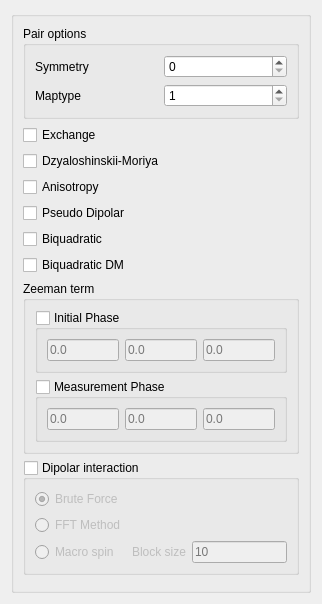
                     <widget class="QWidget" name="Hamiltonian">
                        <property name="geometry">
                           <rect>
                              <x>0</x>
                              <y>0</y>
                              <width>322</width>
                              <height>604</height>
                           </rect>
                        </property>
                        <attribute name="label">
                           <string>Hamiltonian</string>
                        </attribute>
                        <layout class="QGridLayout" name="gridLayout_11">
                           <item row="0" column="0">
                              <widget class="QGroupBox" name="InpHamBox">
                                 <property name="title">
                                    <string/>
                                 </property>
                                 <layout class="QVBoxLayout" name="verticalLayout_16">
                                    <item>
                                       <widget class="QGroupBox" name="InpPairOptBox">
                                          <property name="title">
                                             <string>Pair options</string>
                                          </property>
                                          <layout class="QGridLayout" name="gridLayout_10">
                                             <item row="1" column="0">
                                                <widget class="QLabel" name="ImpPairMaptypeLabel">
                                                   <property name="text">
                                                      <string>Maptype</string>
                                                   </property>
                                                </widget>
                                             </item>
                                             <item row="0" column="0">
                                                <widget class="QLabel" name="InpPairSymLabel">
                                                   <property name="text">
                                                      <string>Symmetry</string>
                                                   </property>
                                                </widget>
                                             </item>
                                             <item row="0" column="1">
                                                <widget class="QSpinBox" name="InpPairSym">
                                                   <property name="toolTip">
                                                      <string>Symmetry of the exchange Hamiltonian</string>
                                                   </property>
                                                   <property name="statusTip">
                                                      <string>Symmetry of the exchange Hamiltonian</string>
                                                   </property>
                                                   <property name="whatsThis">
                                                      <string>Symmetry of the exchange Hamiltonian</string>
                                                   </property>
                                                   <property name="readOnly">
                                                      <bool>false</bool>
                                                   </property>
                                                   <property name="maximum">
                                                      <number>4</number>
                                                   </property>
                                                </widget>
                                             </item>
                                             <item row="1" column="1">
                                                <widget class="QSpinBox" name="ImpPairMaptype">
                                                   <property name="toolTip">
                                                      <string>Type of mapping for the neighbour hamiltonian (1: cartesian, 2: direct)</string>
                                                   </property>
                                                   <property name="statusTip">
                                                      <string>Type of mapping for the neighbour hamiltonian (1: cartesian, 2: direct)</string>
                                                   </property>
                                                   <property name="whatsThis">
                                                      <string>Type of mapping for the neighbour hamiltonian (1: cartesian, 2: direct)</string>
                                                   </property>
                                                   <property name="readOnly">
                                                      <bool>false</bool>
                                                   </property>
                                                   <property name="minimum">
                                                      <number>1</number>
                                                   </property>
                                                   <property name="maximum">
                                                      <number>2</number>
                                                   </property>
                                                </widget>
                                             </item>
                                          </layout>
                                       </widget>
                                    </item>
                                    <item>
                                       <widget class="QCheckBox" name="InpXCCheck">
                                          <property name="toolTip">
                                             <string>Consider exchange interaction (on/off)</string>
                                          </property>
                                          <property name="statusTip">
                                             <string>Consider exchange interaction (on/off)</string>
                                          </property>
                                          <property name="whatsThis">
                                             <string>Consider exchange interaction (on/off)</string>
                                          </property>
                                          <property name="text">
                                             <string>Exchange</string>
                                          </property>
                                       </widget>
                                    </item>
                                    <item>
                                       <widget class="QCheckBox" name="InpDMCheck">
                                          <property name="toolTip">
                                             <string>Consider DM interaction (on/off)</string>
                                          </property>
                                          <property name="statusTip">
                                             <string>Consider DM interaction (on/off)</string>
                                          </property>
                                          <property name="whatsThis">
                                             <string>Consider DM interaction (on/off)</string>
                                          </property>
                                          <property name="text">
                                             <string>Dzyaloshinskii-Moriya</string>
                                          </property>
                                       </widget>
                                    </item>
                                    <item>
                                       <widget class="QCheckBox" name="InpMAECheck">
                                          <property name="toolTip">
                                             <string>Consider anisotropy (on/off)</string>
                                          </property>
                                          <property name="statusTip">
                                             <string>Consider anisotropy (on/off)</string>
                                          </property>
                                          <property name="whatsThis">
                                             <string>Consider anisotropy (on/off)</string>
                                          </property>
                                          <property name="text">
                                             <string>Anisotropy</string>
                                          </property>
                                       </widget>
                                    </item>
                                    <item>
                                       <widget class="QCheckBox" name="InpPseudoCheck">
                                          <property name="toolTip">
                                             <string>Consider pseudo-dipolar inteaction (on/off)</string>
                                          </property>
                                          <property name="statusTip">
                                             <string>Consider pseudo-dipolar inteaction (on/off)</string>
                                          </property>
                                          <property name="whatsThis">
                                             <string>Consider pseudo-dipolar inteaction (on/off)</string>
                                          </property>
                                          <property name="text">
                                             <string>Pseudo Dipolar</string>
                                          </property>
                                       </widget>
                                    </item>
                                    <item>
                                       <widget class="QCheckBox" name="InpBqCheck">
                                          <property name="toolTip">
                                             <string>Consider biquadratic inteaction (on/off)</string>
                                          </property>
                                          <property name="statusTip">
                                             <string>Consider biquadratic inteaction (on/off)</string>
                                          </property>
                                          <property name="whatsThis">
                                             <string>Consider biquadratic inteaction (on/off)</string>
                                          </property>
                                          <property name="text">
                                             <string>Biquadratic</string>
                                          </property>
                                       </widget>
                                    </item>
                                    <item>
                                       <widget class="QCheckBox" name="InpBqDMCheck">
                                          <property name="toolTip">
                                             <string>Consider biquadratic-DM inteaction (on/off)</string>
                                          </property>
                                          <property name="statusTip">
                                             <string>Consider biquadratic-DM inteaction (on/off)</string>
                                          </property>
                                          <property name="whatsThis">
                                             <string>Consider biquadratic-DM inteaction (on/off)</string>
                                          </property>
                                          <property name="text">
                                             <string>Biquadratic DM</string>
                                          </property>
                                       </widget>
                                    </item>
                                    <item>
                                       <widget class="QGroupBox" name="InpBextMainBox">
                                          <property name="title">
                                             <string>Zeeman term</string>
                                          </property>
                                          <layout class="QVBoxLayout" name="verticalLayout_15">
                                             <item>
                                                <widget class="QGroupBox" name="InpBextInitBox">
                                                   <property name="toolTip">
                                                      <string>External static magnetic field in the initial phase (on/off)</string>
                                                   </property>
                                                   <property name="statusTip">
                                                      <string>External static magnetic field in the initial phase (on/off)</string>
                                                   </property>
                                                   <property name="whatsThis">
                                                      <string>External static magnetic field in the initial phase (on/off)</string>
                                                   </property>
                                                   <property name="title">
                                                      <string>Initial Phase</string>
                                                   </property>
                                                   <property name="checkable">
                                                      <bool>true</bool>
                                                   </property>
                                                   <property name="checked">
                                                      <bool>false</bool>
                                                   </property>
                                                   <layout class="QGridLayout" name="gridLayout_9">
                                                      <item row="0" column="0">
                                                         <widget class="QLineEdit" name="InpBextInit_x">
                                                            <property name="placeholderText">
                                                               <string>0.0</string>
                                                            </property>
                                                         </widget>
                                                      </item>
                                                      <item row="0" column="1">
                                                         <widget class="QLineEdit" name="InpBextInit_y">
                                                            <property name="placeholderText">
                                                               <string>0.0</string>
                                                            </property>
                                                         </widget>
                                                      </item>
                                                      <item row="0" column="2">
                                                         <widget class="QLineEdit" name="InpBextInit_z">
                                                            <property name="placeholderText">
                                                               <string>0.0</string>
                                                            </property>
                                                         </widget>
                                                      </item>
                                                   </layout>
                                                </widget>
                                             </item>
                                             <item>
                                                <widget class="QGroupBox" name="InpBextMeasureBox">
                                                   <property name="toolTip">
                                                      <string>External static magnetic field in the measurement phase (on/off)</string>
                                                   </property>
                                                   <property name="statusTip">
                                                      <string>External static magnetic field in the measurement phase (on/off)</string>
                                                   </property>
                                                   <property name="whatsThis">
                                                      <string>External static magnetic field in the measurement phase (on/off)</string>
                                                   </property>
                                                   <property name="title">
                                                      <string>Measurement Phase</string>
                                                   </property>
                                                   <property name="checkable">
                                                      <bool>true</bool>
                                                   </property>
                                                   <property name="checked">
                                                      <bool>false</bool>
                                                   </property>
                                                   <layout class="QGridLayout" name="gridLayout_7">
                                                      <item row="0" column="0">
                                                         <widget class="QLineEdit" name="InpBextMeasure_x">
                                                            <property name="placeholderText">
                                                               <string>0.0</string>
                                                            </property>
                                                         </widget>
                                                      </item>
                                                      <item row="0" column="1">
                                                         <widget class="QLineEdit" name="InpBextMeasure_y">
                                                            <property name="placeholderText">
                                                               <string>0.0</string>
                                                            </property>
                                                         </widget>
                                                      </item>
                                                      <item row="0" column="2">
                                                         <widget class="QLineEdit" name="InpBextMeasure_z">
                                                            <property name="placeholderText">
                                                               <string>0.0</string>
                                                            </property>
                                                         </widget>
                                                      </item>
                                                   </layout>
                                                </widget>
                                             </item>
                                          </layout>
                                       </widget>
                                    </item>
                                    <item>
                                       <widget class="QGroupBox" name="InpDipBox">
                                          <property name="toolTip">
                                             <string>Consider the dipolar interaction (on/off)</string>
                                          </property>
                                          <property name="statusTip">
                                             <string>Consider the dipolar interaction (on/off)</string>
                                          </property>
                                          <property name="whatsThis">
                                             <string>Consider the dipolar interaction (on/off)</string>
                                          </property>
                                          <property name="title">
                                             <string>Dipolar interaction</string>
                                          </property>
                                          <property name="checkable">
                                             <bool>true</bool>
                                          </property>
                                          <property name="checked">
                                             <bool>false</bool>
                                          </property>
                                          <layout class="QGridLayout" name="gridLayout_5">
                                             <item row="2" column="2">
                                                <widget class="QLineEdit" name="InpDipBlockSizeLineEdit">
                                                   <property name="toolTip">
                                                      <string>Size of the macro cell considered </string>
                                                   </property>
                                                   <property name="statusTip">
                                                      <string>Size of the macro cell considered </string>
                                                   </property>
                                                   <property name="whatsThis">
                                                      <string>Size of the macro cell considered </string>
                                                   </property>
                                                   <property name="cursorPosition">
                                                      <number>0</number>
                                                   </property>
                                                   <property name="placeholderText">
                                                      <string>10</string>
                                                   </property>
                                                </widget>
                                             </item>
                                             <item row="0" column="0">
                                                <widget class="QRadioButton" name="InpDipBruteForceCheck">
                                                   <property name="toolTip">
                                                      <string>Brute force claculation of the dipole-dipole interaction for finite systems (on/off) WARNING: very slow</string>
                                                   </property>
                                                   <property name="statusTip">
                                                      <string>Brute force claculation of the dipole-dipole interaction for finite systems (on/off) WARNING: very slow</string>
                                                   </property>
                                                   <property name="whatsThis">
                                                      <string>Brute force claculation of the dipole-dipole interaction for finite systems (on/off) WARNING: very slow</string>
                                                   </property>
                                                   <property name="text">
                                                      <string>Brute Force</string>
                                                   </property>
                                                   <property name="checked">
                                                      <bool>true</bool>
                                                   </property>
                                                </widget>
                                             </item>
                                             <item row="2" column="0">
                                                <widget class="QRadioButton" name="InpDipMacroCheck">
                                                   <property name="toolTip">
                                                      <string>Macro spin approach to the dipole-dipole interaction</string>
                                                   </property>
                                                   <property name="statusTip">
                                                      <string>Macro spin approach to the dipole-dipole interaction</string>
                                                   </property>
                                                   <property name="whatsThis">
                                                      <string>Macro spin approach to the dipole-dipole interaction</string>
                                                   </property>
                                                   <property name="text">
                                                      <string>Macro spin</string>
                                                   </property>
                                                </widget>
                                             </item>
                                             <item row="2" column="1">
                                                <widget class="QLabel" name="InpDipBlockSizeLabel">
                                                   <property name="text">
                                                      <string>Block size</string>
                                                   </property>
                                                </widget>
                                             </item>
                                             <item row="1" column="0">
                                                <widget class="QRadioButton" name="InpDipFFTCheck">
                                                   <property name="toolTip">
                                                      <string>Use the convolution theorem and FFT for dipole interaction in finite systems (on/off) WARNING: requires FFT MKL or FFTW</string>
                                                   </property>
                                                   <property name="statusTip">
                                                      <string>Use the convolution theorem and FFT for dipole interaction in finite systems (on/off) WARNING: requires FFT MKL or FFTW</string>
                                                   </property>
                                                   <property name="whatsThis">
                                                      <string>Use the convolution theorem and FFT for dipole interaction in finite systems (on/off) WARNING: requires FFT MKL or FFTW</string>
                                                   </property>
                                                   <property name="text">
                                                      <string>FFT Method</string>
                                                   </property>
                                                </widget>
                                             </item>
                                          </layout>
                                       </widget>
                                    </item>
                                    <item>
                                       <spacer name="verticalSpacer_7">
                                          <property name="orientation">
                                             <enum>Qt::Vertical</enum>
                                          </property>
                                          <property name="sizeHint" stdset="0">
                                             <size>
                                                <width>20</width>
                                                <height>40</height>
                                             </size>
                                          </property>
                                       </spacer>
                                    </item>
                                 </layout>
                              </widget>
                           </item>
                        </layout>
                     </widget>
